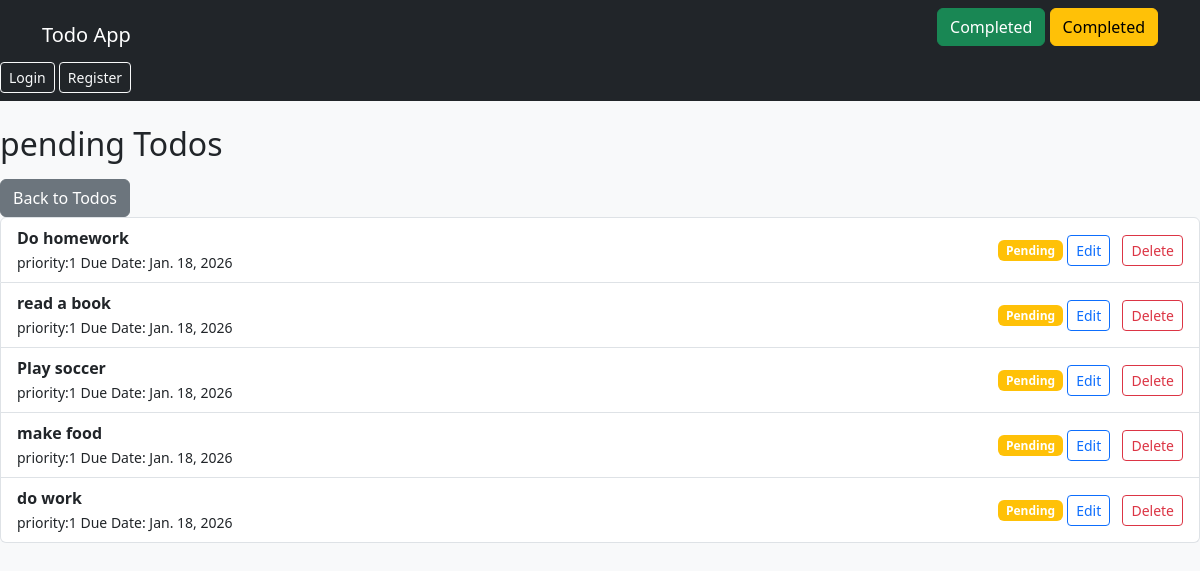
Page /todos/pending/ (signed in) on the earlier database version.
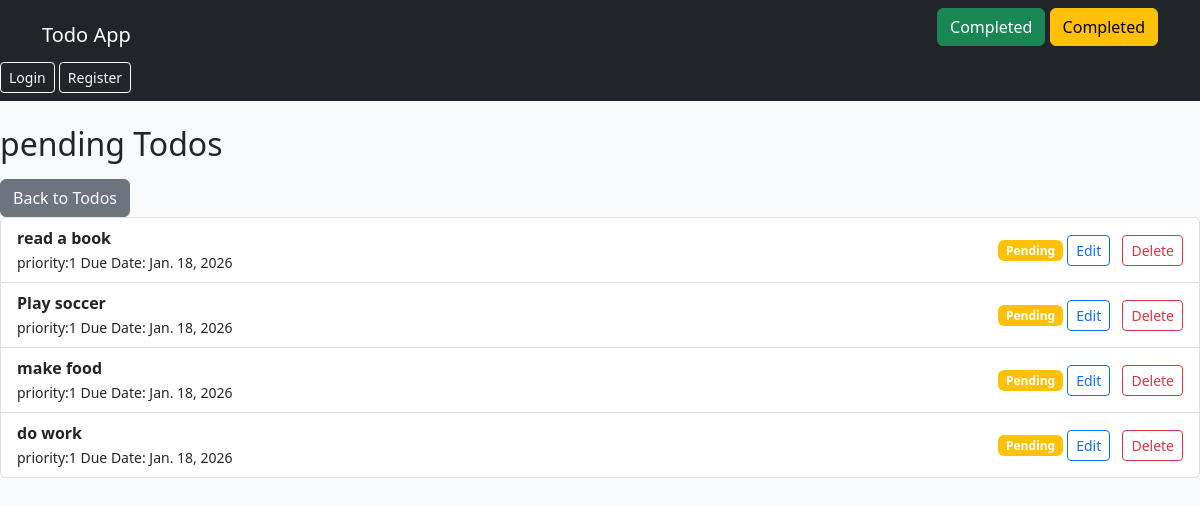
Same page on the later database version.
### todoapp/models.py (models this page shows, shortened)
class Todo(models.Model):
    user = models.ForeignKey(User, on_delete=models.CASCADE)
    title = models.CharField(max_length=40)
    description = models.TextField()
    priority = models.IntegerField(default=1)
    due_date = models.DateField(null=True, blank=True)
    is_completed = models.BooleanField(default=False)
    created_at = models.DateTimeField(auto_now_add=True)

### todoapp/views.py (the view)
# urls.py: path('todos/pending/',pending_todos, name="pending_todos"),
@login_required
def pending_todos(request):
    todos = Todo.objects.filter(is_completed = False)
    return render(request, 'todoapp/pending_todos.html', {'todos': todos})

### todoapp/templates/todoapp/pending_todos.html
{% extends 'todoapp/base.html' %}
{% block content %}
<h2 class="mb-3"class="text-warning">pending Todos</h2>
{% if todos %}
    <a href="{% url 'todo_list' %}" class="btn btn-secondary">Back to Todos</a>
<ul class="list-group">
    {% for todo in todos %}
            <li class="list-group-item d-flex justify-content-between align-items-center">
                <div>
            <strong>{{ todo.title }}</strong><br>
            <small>
                priority:{{ todo.priority }}
                Due Date: {{ todo.due_date }}
            </small>
        </div>
        <div>
            <span class="badge bg-warning">Pending</span>
            <a href="{% url 'update_todo' todo.id %}" class="btn btn-sm btn-outline-primary"> Edit</a>
            <a href="{% url 'delete_todo' todo.id %}" class="btn btn-sm btn-outline-danger ms-2"> Delete</a>
        </div>
            </li>
    {% endfor %}
</ul>
{% else %}
    <p> class= "text-muted" No pending todos</p>
{% endif %}
{% endblock %}

Differences in the rows shown:
removed Todo: title "Do homework", priority "1", due_date "Jan. 18, 2026"
